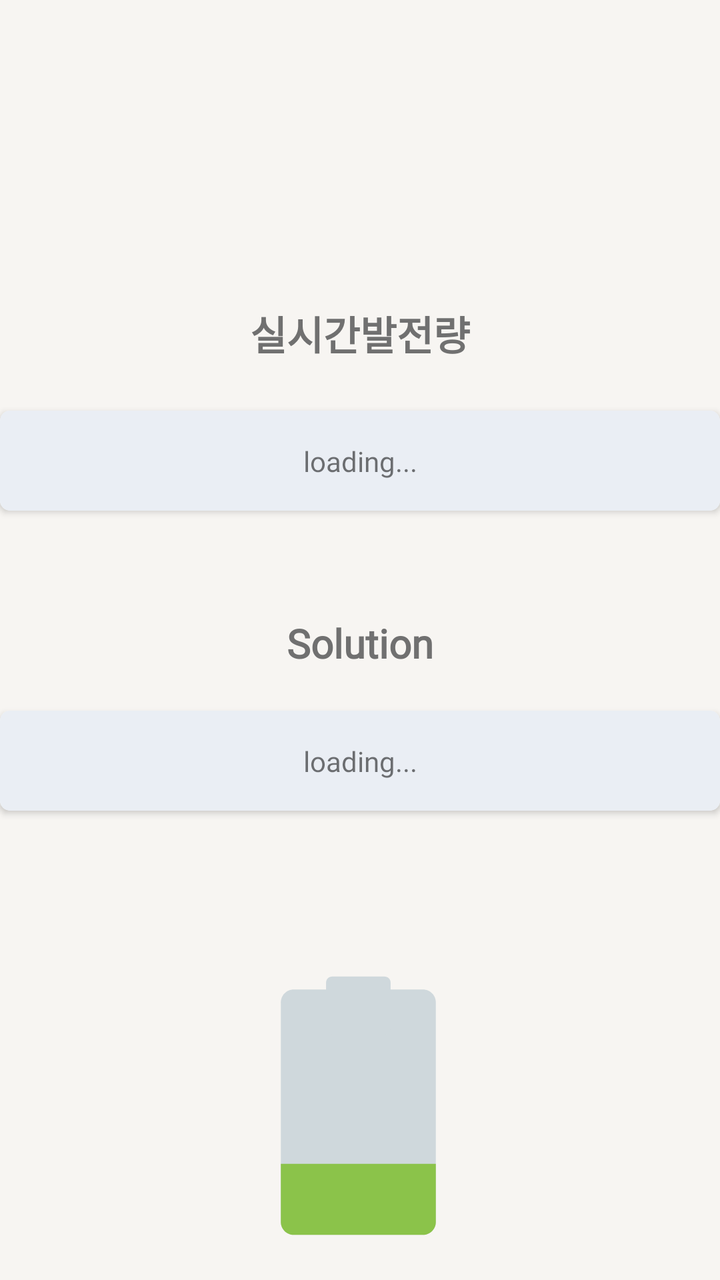
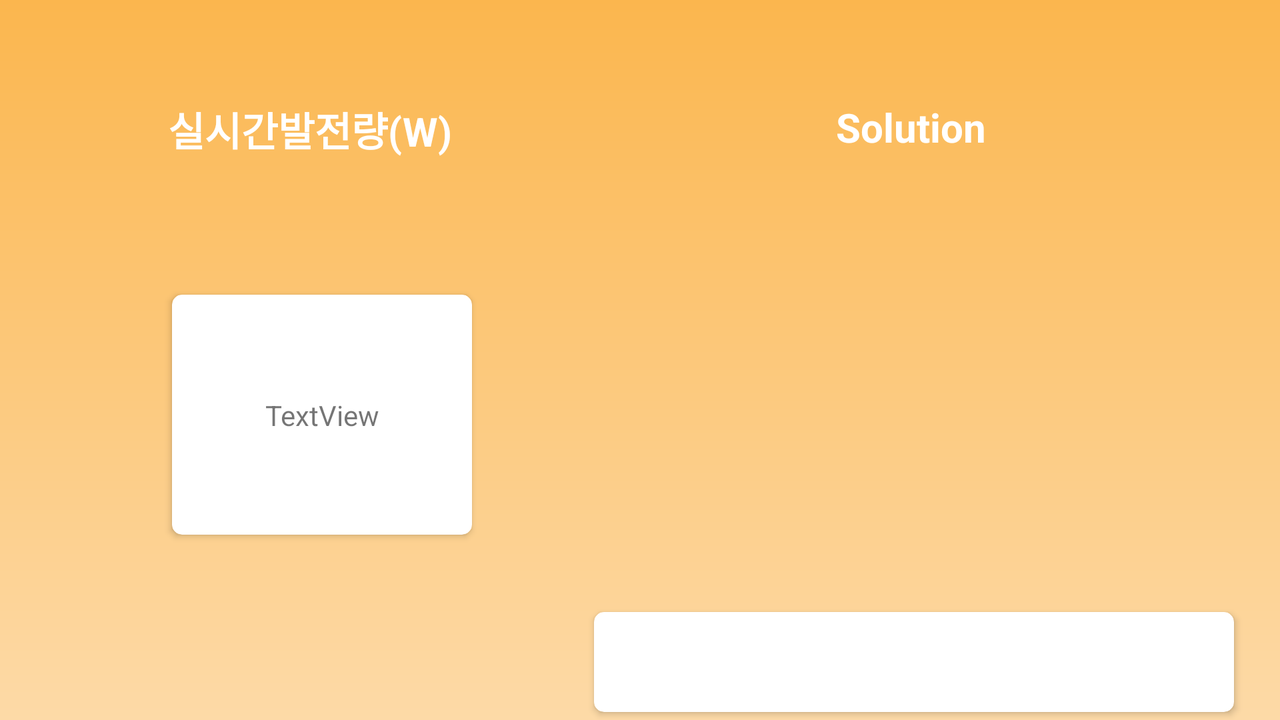

An Android layout and its configuration variant, each rendered on a device that would load it. The default file and the variant file are quoted in full after the pictures.
<!-- AndroidManifest.xml: application theme Theme.SolarPred -->
<!-- res/layout/fragment3.xml -->
<?xml version="1.0" encoding="utf-8"?>
<androidx.constraintlayout.widget.ConstraintLayout xmlns:android="http://schemas.android.com/apk/res/android"
    xmlns:app="http://schemas.android.com/apk/res-auto"
    xmlns:tools="http://schemas.android.com/tools"
    android:layout_width="match_parent"
    android:layout_height="match_parent"
    android:background="#F7F5F2"
    android:orientation="vertical"
    tools:context=".Fragment1">

    <TextView
        android:id="@+id/tvAOD"
        android:layout_width="wrap_content"
        android:layout_height="wrap_content"
        android:layout_marginTop="152dp"
        android:fontFamily="@font/scdream6"
        android:text="@string/mergePre"
        android:textColor="#707070"
        android:textSize="20sp"
        android:textStyle="bold"
        app:layout_constraintEnd_toEndOf="parent"
        app:layout_constraintStart_toStartOf="parent"
        app:layout_constraintTop_toTopOf="parent" />

    <androidx.cardview.widget.CardView
        android:id="@+id/cdGraph1"
        android:layout_width="360dp"
        android:layout_height="50dp"
        android:layout_marginTop="24dp"
        app:cardCornerRadius="5dp"
        app:layout_constraintEnd_toEndOf="@+id/tvAOD"
        app:layout_constraintHorizontal_bias="0.501"
        app:layout_constraintStart_toStartOf="@+id/tvAOD"
        app:layout_constraintTop_toBottomOf="@+id/tvAOD">

        <androidx.constraintlayout.widget.ConstraintLayout
            android:layout_width="match_parent"
            android:layout_height="match_parent"
            android:background="#EAEEF4">

            <TextView
                android:id="@+id/tvReal"
                android:layout_width="wrap_content"
                android:layout_height="wrap_content"
                android:fontFamily="@font/scdream5"
                android:text="@string/loading"
                app:layout_constraintBottom_toBottomOf="parent"
                app:layout_constraintEnd_toEndOf="parent"
                app:layout_constraintStart_toStartOf="parent"
                app:layout_constraintTop_toTopOf="parent" />
        </androidx.constraintlayout.widget.ConstraintLayout>
    </androidx.cardview.widget.CardView>

    <TextView
        android:id="@+id/tvAble"
        android:layout_width="wrap_content"
        android:layout_height="wrap_content"
        android:layout_marginTop="32dp"
        android:fontFamily="@font/scdream6"
        android:text="@string/Solution"
        android:textColor="#707070"
        android:textSize="20sp"
        android:textStyle="bold"
        app:layout_constraintBottom_toTopOf="@+id/cdGraph2"
        app:layout_constraintEnd_toEndOf="@+id/cdGraph1"
        app:layout_constraintStart_toStartOf="@+id/cdGraph1"
        app:layout_constraintTop_toBottomOf="@+id/cdGraph1" />

    <androidx.cardview.widget.CardView
        android:id="@+id/cdGraph2"
        android:layout_width="360dp"
        android:layout_height="50dp"
        android:layout_marginTop="100dp"
        app:cardCornerRadius="5dp"
        app:layout_constraintEnd_toEndOf="@+id/cdGraph1"
        app:layout_constraintStart_toStartOf="@+id/cdGraph1"
        app:layout_constraintTop_toBottomOf="@+id/cdGraph1">

        <androidx.constraintlayout.widget.ConstraintLayout
            android:layout_width="match_parent"
            android:layout_height="match_parent"
            android:background="#EAEEF4">

            <TextView
                android:id="@+id/tvSolution"
                android:layout_width="wrap_content"
                android:layout_height="wrap_content"
                android:fontFamily="@font/scdream5"
                android:gravity="center"
                android:text="@string/loading"
                app:layout_constraintBottom_toBottomOf="parent"
                app:layout_constraintEnd_toEndOf="parent"
                app:layout_constraintStart_toStartOf="parent"
                app:layout_constraintTop_toTopOf="parent" />
        </androidx.constraintlayout.widget.ConstraintLayout>
    </androidx.cardview.widget.CardView>

    <ImageView
        android:id="@+id/imgSolution"
        android:layout_width="250dp"
        android:layout_height="155dp"
        android:layout_marginTop="70dp"
        android:src="@drawable/ic_battery1"
        app:layout_constraintEnd_toEndOf="@+id/cdGraph2"
        app:layout_constraintHorizontal_bias="0.49"
        app:layout_constraintStart_toStartOf="@+id/cdGraph2"
        app:layout_constraintTop_toBottomOf="@+id/cdGraph2" />

</androidx.constraintlayout.widget.ConstraintLayout>
<!-- resources referenced by this layout -->
<resources>
  <!-- drawable ic_battery1 (drawable) -->
  <vector android:height="50dp" android:viewportHeight="48"
      android:viewportWidth="48" android:width="50dp" xmlns:android="http://schemas.android.com/apk/res/android">
      <path android:fillColor="#CFD8DC" android:pathData="M34,44H14c-1.1,0 -2,-0.9 -2,-2V8c0,-1.1 0.9,-2 2,-2h20c1.1,0 2,0.9 2,2v34C36,43.1 35.1,44 34,44z"/>
      <path android:fillColor="#CFD8DC" android:pathData="M28,13h-8c-0.6,0 -1,-0.4 -1,-1V5c0,-0.6 0.4,-1 1,-1h8c0.6,0 1,0.4 1,1v7C29,12.6 28.6,13 28,13z"/>
      <path android:fillColor="#8BC34A" android:pathData="M34,44H14c-1.1,0 -2,-0.9 -2,-2v-9h24v9C36,43.1 35.1,44 34,44z"/>
  </vector>
  <string name="Solution">Solution</string>
  <string name="loading">loading...</string>
  <string name="mergePre">실시간발전량</string>
  <style name="Theme.SolarPred" parent="Theme.AppCompat.Light.NoActionBar">
          
          <item name="colorPrimary">@color/purple_500</item>
          <item name="colorPrimaryVariant">@color/purple_700</item>
          <item name="colorOnPrimary">@color/white</item>
          
          <item name="colorSecondary">@color/teal_200</item>
          <item name="colorSecondaryVariant">@color/teal_700</item>
          <item name="colorOnSecondary">@color/black</item>
          
          <item name="android:statusBarColor" tools:targetApi="l">#F7F5F2</item>
          
          <item name="windowNoTitle">true</item>
          <item name="android:windowLightStatusBar" tools:targetApi="m">true</item>
      </style>
</resources>
<!-- res/layout-land/fragment3.xml (the repository's variant of the layout above) -->
<!-- drawn on the phone turned sideways -->
<?xml version="1.0" encoding="utf-8"?>
<androidx.constraintlayout.widget.ConstraintLayout xmlns:android="http://schemas.android.com/apk/res/android"
    xmlns:app="http://schemas.android.com/apk/res-auto"
    xmlns:tools="http://schemas.android.com/tools"
    android:layout_width="match_parent"
    android:layout_height="match_parent"
    android:background="@drawable/gradient_1"
    android:orientation="vertical"
    tools:context=".Fragment1">

    <TextView
        android:id="@+id/tvAOD"
        android:layout_width="wrap_content"
        android:layout_height="wrap_content"
        android:layout_marginTop="50dp"
        android:text="@string/realTimeAOD"
        android:textColor="#FFFFFF"
        android:textSize="20sp"
        android:textStyle="bold"
        app:layout_constraintEnd_toEndOf="parent"
        app:layout_constraintHorizontal_bias="0.169"
        app:layout_constraintStart_toStartOf="parent"
        app:layout_constraintTop_toTopOf="parent" />

    <androidx.cardview.widget.CardView
        android:id="@+id/cdGraph1"
        android:layout_width="150dp"
        android:layout_height="120dp"
        android:layout_marginStart="20dp"
        android:layout_marginTop="68dp"
        app:cardCornerRadius="5dp"
        app:layout_constraintEnd_toEndOf="@+id/tvAOD"
        app:layout_constraintHorizontal_bias="0.655"
        app:layout_constraintStart_toStartOf="@+id/tvAOD"
        app:layout_constraintTop_toBottomOf="@+id/tvAOD">

        <androidx.constraintlayout.widget.ConstraintLayout
            android:layout_width="match_parent"
            android:layout_height="match_parent">

            <TextView
                android:id="@+id/tvReal"
                android:layout_width="wrap_content"
                android:layout_height="wrap_content"
                android:text="TextView"
                app:layout_constraintBottom_toBottomOf="parent"
                app:layout_constraintEnd_toEndOf="parent"
                app:layout_constraintStart_toStartOf="parent"
                app:layout_constraintTop_toTopOf="parent" />
        </androidx.constraintlayout.widget.ConstraintLayout>
    </androidx.cardview.widget.CardView>

    <TextView
        android:id="@+id/tvAble"
        android:layout_width="wrap_content"
        android:layout_height="wrap_content"
        android:text="@string/Solution"
        android:textColor="#FFFFFF"
        android:textSize="20sp"
        android:textStyle="bold"
        app:layout_constraintBottom_toBottomOf="@+id/tvAOD"
        app:layout_constraintEnd_toEndOf="parent"
        app:layout_constraintHorizontal_bias="0.566"
        app:layout_constraintStart_toEndOf="@+id/tvAOD"
        app:layout_constraintTop_toTopOf="@+id/tvAOD"
        app:layout_constraintVertical_bias="0.0" />

    <androidx.cardview.widget.CardView
        android:id="@+id/cdGraph2"
        android:layout_width="320dp"
        android:layout_height="50dp"
        android:layout_marginTop="28dp"
        app:cardCornerRadius="5dp"
        app:layout_constraintEnd_toEndOf="@+id/imgSolution"
        app:layout_constraintHorizontal_bias="0.485"
        app:layout_constraintStart_toStartOf="@+id/imgSolution"
        app:layout_constraintTop_toBottomOf="@+id/imgSolution" >

        <androidx.constraintlayout.widget.ConstraintLayout
            android:layout_width="match_parent"
            android:layout_height="match_parent">

            <TextView
                android:id="@+id/tvSolution"
                android:layout_width="wrap_content"
                android:layout_height="wrap_content"
                app:layout_constraintBottom_toBottomOf="parent"
                app:layout_constraintEnd_toEndOf="parent"
                app:layout_constraintStart_toStartOf="parent"
                app:layout_constraintTop_toTopOf="parent" />
        </androidx.constraintlayout.widget.ConstraintLayout>
    </androidx.cardview.widget.CardView>

    <ImageView
        android:id="@+id/imgSolution"
        android:layout_width="285dp"
        android:layout_height="173dp"
        android:layout_marginTop="28dp"
        android:src="@drawable/ic_launcher_foreground"
        app:layout_constraintEnd_toEndOf="@+id/tvAble"
        app:layout_constraintHorizontal_bias="0.497"
        app:layout_constraintStart_toStartOf="@+id/tvAble"
        app:layout_constraintTop_toBottomOf="@+id/tvAble" />

</androidx.constraintlayout.widget.ConstraintLayout>
<!-- resources referenced by the variant -->
<!-- as the phone turned sideways resolves them -->
<resources>
  <!-- drawable gradient_1 (drawable) -->
  <?xml version="1.0" encoding="utf-8"?>
      <shape xmlns:android="http://schemas.android.com/apk/res/android" android:shape="rectangle">
          <gradient
              android:angle="90"
              android:endColor="#fbb64e"
              android:startColor="#fddaa7"
              android:type="linear" />
      </shape>
  <string name="Solution">Solution</string>
  <string name="realTimeAOD">실시간발전량(W)</string>
  <style name="Theme.SolarPred" parent="Theme.AppCompat.Light.NoActionBar">
          
          <item name="colorPrimary">@color/purple_500</item>
          <item name="colorPrimaryVariant">@color/purple_700</item>
          <item name="colorOnPrimary">@color/white</item>
          
          <item name="colorSecondary">@color/teal_200</item>
          <item name="colorSecondaryVariant">@color/teal_700</item>
          <item name="colorOnSecondary">@color/black</item>
          
          <item name="android:statusBarColor" tools:targetApi="l">#F7F5F2</item>
          
          <item name="windowNoTitle">true</item>
          <item name="android:windowLightStatusBar" tools:targetApi="m">true</item>
      </style>
</resources>
